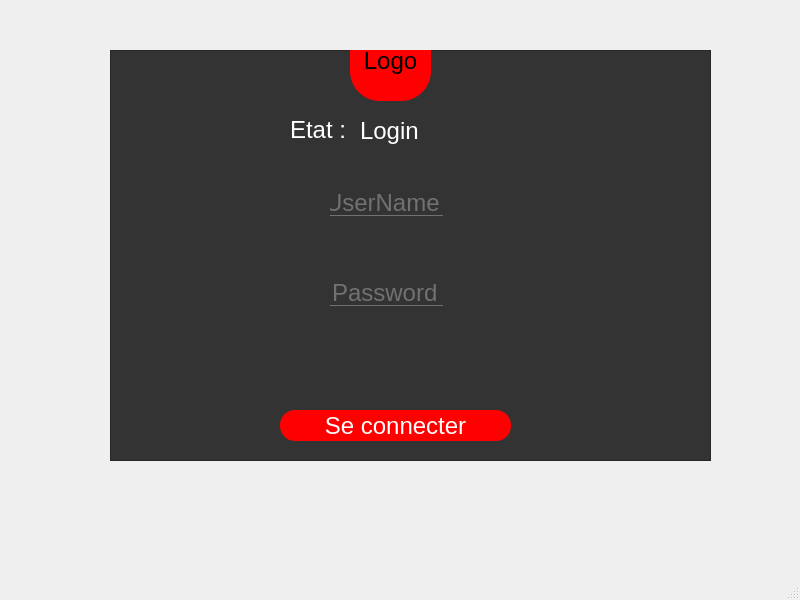
<?xml version="1.0" encoding="UTF-8"?>
<ui version="4.0">
 <class>MainWindow</class>
 <widget class="QMainWindow" name="MainWindow">
  <property name="geometry">
   <rect>
    <x>0</x>
    <y>0</y>
    <width>800</width>
    <height>600</height>
   </rect>
  </property>
  <property name="windowTitle">
   <string>MainWindow</string>
  </property>
  <property name="styleSheet">
   <string notr="true">*{
font-size: 24px;
}
QPushButton {
border-radius: 15px;
background: red;
color: white;
}
QPushButton:hover
{
background: black;
}
QFrame
{
background: #333;
}



QToolButton {
border-radius: 30px;
background: red;
}

QLabel {
color: white;
}

QLineEdit 
{
background: transparent;
border: none;
color: #717072;
border-bottom: 1px solid #717072;
}</string>
  </property>
  <widget class="QWidget" name="centralwidget">
   <widget class="QFrame" name="frame">
    <property name="geometry">
     <rect>
      <x>110</x>
      <y>50</y>
      <width>601</width>
      <height>411</height>
     </rect>
    </property>
    <property name="frameShape">
     <enum>QFrame::StyledPanel</enum>
    </property>
    <property name="frameShadow">
     <enum>QFrame::Raised</enum>
    </property>
    <widget class="QLabel" name="label">
     <property name="geometry">
      <rect>
       <x>250</x>
       <y>60</y>
       <width>63</width>
       <height>41</height>
      </rect>
     </property>
     <property name="text">
      <string>Login</string>
     </property>
    </widget>
    <widget class="QPushButton" name="buttonConnection">
     <property name="geometry">
      <rect>
       <x>170</x>
       <y>360</y>
       <width>231</width>
       <height>31</height>
      </rect>
     </property>
     <property name="styleSheet">
      <string notr="true"/>
     </property>
     <property name="text">
      <string>Se connecter</string>
     </property>
    </widget>
    <widget class="QLineEdit" name="userName">
     <property name="geometry">
      <rect>
       <x>220</x>
       <y>140</y>
       <width>113</width>
       <height>26</height>
      </rect>
     </property>
     <property name="text">
      <string>UserName</string>
     </property>
    </widget>
    <widget class="QLineEdit" name="password">
     <property name="geometry">
      <rect>
       <x>220</x>
       <y>230</y>
       <width>113</width>
       <height>26</height>
      </rect>
     </property>
     <property name="text">
      <string>Password</string>
     </property>
    </widget>
    <widget class="QToolButton" name="toolButton">
     <property name="geometry">
      <rect>
       <x>240</x>
       <y>-30</y>
       <width>81</width>
       <height>81</height>
      </rect>
     </property>
     <property name="text">
      <string>Logo</string>
     </property>
    </widget>
    <widget class="QLabel" name="label_2">
     <property name="geometry">
      <rect>
       <x>180</x>
       <y>70</y>
       <width>63</width>
       <height>20</height>
      </rect>
     </property>
     <property name="text">
      <string>Etat :</string>
     </property>
    </widget>
   </widget>
  </widget>
  <widget class="QMenuBar" name="menubar">
   <property name="geometry">
    <rect>
     <x>0</x>
     <y>0</y>
     <width>800</width>
     <height>38</height>
    </rect>
   </property>
  </widget>
  <widget class="QStatusBar" name="statusbar"/>
 </widget>
 <resources/>
 <connections/>
</ui>
